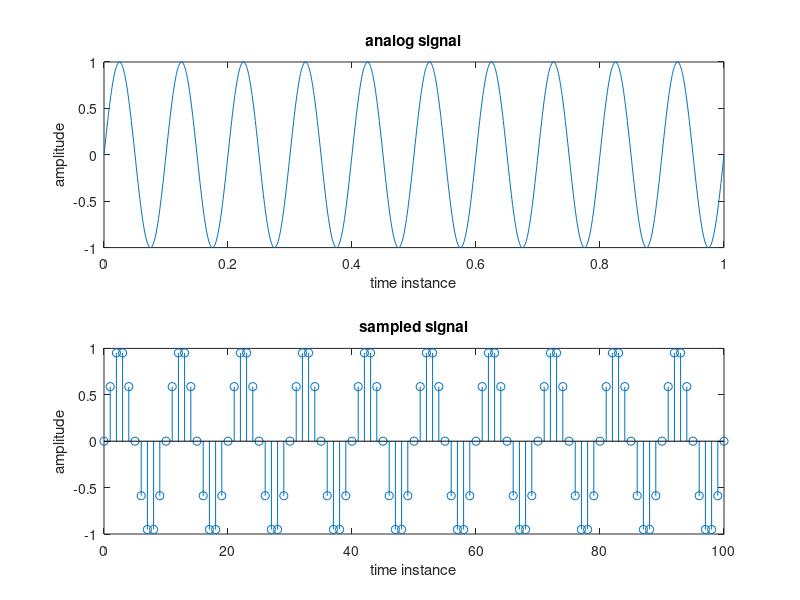

MATLAB code for this plot:
t=0:0.001:1;
Ts=0.01;
fs=1/Ts;
x1=sin(20*pi*t);
subplot(2,1,1);
plot(t,x1);
xlabel("time instance");
ylabel("amplitude");
title("analog signal");
n=0:100;
x2=sin(20*pi*n*Ts);
subplot(2,1,2);
stem(n,x2);
xlabel("time instance");
ylabel("amplitude");
title("sampled signal");